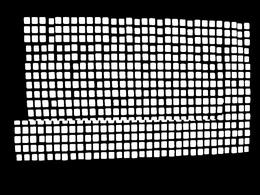
%> input picture or.jpg, 260 x 195 px, shrunk from 1280 x 960 before the run; the run also reads 1 picture not shown here
$ octave xcorrelation.m   (GNU Octave 9; MATLAB toolbox functions it lacks are replaced by stand-ins)
%> lines starting %> are read from the running program, lines starting %| are printed output that depends on the picture; in (x1, y1, x2, y2) boxes, pixels count from 0 and x2, y2 are one past the last pixel; in counts of white or black regions, pixels touching at a corner belong together; the program's own positions count from 1
close all;
I = imread('or.jpg');
%> I is the input picture: size 195x260 uint8; min 0, max 255, mean 88.6
J = imread('frame.jpg');
%> J = [47 154 155 157 158 156 152 41; 134 255 255 255 255 255 254 130; 139 251 250 251 251 250 250 137; 134 255 249 255 255 249 255 134; 134 253 254 255 255 253 254 135; 138 255 253 253 253 253 255 139; 121 254 251 255 255 252 255 121; 14 123 156 151 151 156 123 13]
K = imread('2a.jpg');
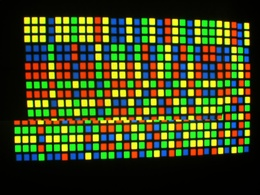
%> input picture 2a.jpg, 260 x 195 px, shrunk from 1280 x 960 before the run
%> K is the input picture: size 195x260x3 uint8; mean R, G, B 58.3, 68.8, 28.2


correlOr = normxcorr2(J,I);
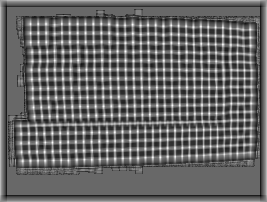
%> correlOr: size 202x267 double; min -0.657, max 0.94, mean -0.0101; drawn with min black and max white
[sizeX, sizeY] = size(correlOr);
%> sizeX = 202; sizeY = 267
[sizeXs, sizeYs] = size(J);
%> sizeXs = 8; sizeYs = 8

for i = 1:sizeX
    for j=1:sizeY
        if correlOr(i,j) < 0
            correlOr(i,j) = 0;
        end
    end
end
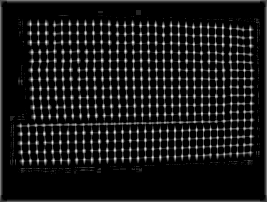
%> correlOr: size 202x267 double; min 0, max 0.94, mean 0.0956
imwrite(correlOr,'bigdot.jpg');

h = fspecial('log',18);
correlOr1 = imfilter(correlOr,h);
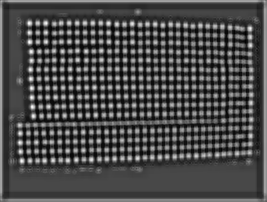
%> correlOr1: size 202x267 double; min -0.16, max 0.403, mean 0.00298; drawn with min black and max white
correlOr1 = im2bw(correlOr1,0.25);
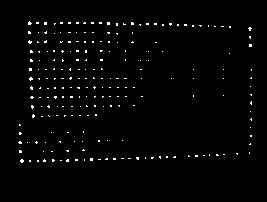
%> correlOr1: size 202x267 logical; 1.5% white in thin lines or dots, all inside (x1, y1, x2, y2) = (18, 21, 252, 163)
% [idx C] = kmeans(correlOr,512);
figure;imshow(correlOr);
figure;imshow(correlOr1);
imwrite(correlOr1,'dot.jpg');

% [24 lines of commented-out code are left out]

[L,num] = bwlabel(correlOr1);
%> L: size 202x267 double; 221 distinct labels, from 0 to 220
%> num = 220
A = zeros(sizeX,sizeY);

% [28 lines of commented-out code are left out]
Coor = [];
for k = 1:num
    G_x = 0;
    G_y = 0;
    counter = 0;
    for i = 1:sizeX
        for j = 1:sizeY
           if L(i,j) == k
               G_x = G_x + i;
               G_y = G_y + j;
               counter = counter + 1;
               l = uint16(G_x/counter);
               m = uint16(G_y/counter);
           end
        end
    end
    Coor = [Coor; [l,m]];
    A(l,m) = 1;
end
%> this loop made 220 passes
%> Coor on passes 1 to 3: [143 21], [143 21; 126 20], [143 21; 126 20; 134 21]
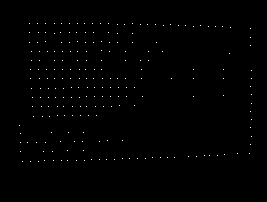
%> A: size 202x267 double; values 0 (black) and 1 (white), 0.41% white in thin lines or dots, all inside (x1, y1, x2, y2) = (19, 23, 252, 162)
%> after the loop, Coor = 220 rows, first 12: [143 21; 126 20; 134 21; 152 21; 162 23; 143 28; 24 30; 33 30; 43 30; 70 31; 79 31; 162 31]; l = 71; m = 252
figure;
imshow(A);
imwrite(A,'center.jpg')
Coor = sortrows(Coor,1);
%> Coor = 220 rows, first 12: [24 30; 24 38; 24 46; 24 55; 24 62; 24 70; 24 78; 24 85; 24 93; 24 101; 24 109; 24 133]

lengthCoor = length(Coor);
%> lengthCoor = 220
for i=1:lengthCoor
    if K(Coor(i,1)-sizeXs/2,Coor(i,2)-sizeYs/2,3) > 127
        Coor(i,3) = 3;
    elseif K(Coor(i,1)-sizeXs/2,Coor(i,2)-sizeYs/2,1) > 127 && K(Coor(i,1)-sizeXs/2,Coor(i,2)-sizeYs/2,2) > 127
        Coor(i,3) = 4;
    elseif K(Coor(i,1)-sizeXs/2,Coor(i,2)-sizeYs/2,1) > 127
        Coor(i,3) = 1;
    else Coor(i,3) = 2;
    end
end
%> after the loop, Coor = 220 rows, first 12: [24 30 4; 24 38 4; 24 46 4; 24 55 3; 24 62 4; 24 70 4; 24 78 2; 24 85 4; 24 93 4; 24 101 1; 24 109 4; 24 133 4]

%     K(Coor(i,1)-sizeXs/2,Coor(i,2)-sizeYs/2,:)=0;
% end

figure;
imshow(K);
imwrite(K,'center_dot.jpg');
